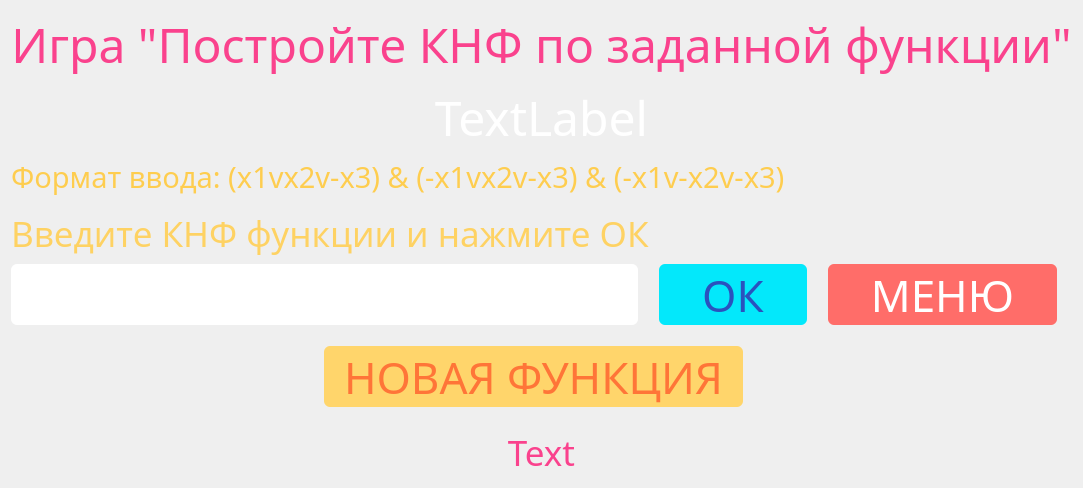
      <widget class="QWidget" name="page_7">
       <property name="styleSheet">
        <string notr="true">#page_7 {
background-color: #18011b;
color: #fff;
background-image: url(:/images/1.png)
}

#lineEdit_7input{
display: inline-block;	
	box-sizing: border-box;
	padding: 0 20px;
	margin: 0 15px 15px 0;
	outline: none;
	border: none;  
	border-radius: 6px;
	height: 40px;
	line-height: 40px;
	color: #18011b;
}

#label_7_function{
 color: #fff;
}

#label_7_ans{
	color: #fa428d
}

QPushButton {
    display: inline-block;	
	box-sizing: border-box;
	padding: 0 20px;
	margin: 0 15px 15px 0;
	outline: none;
	border: none;  
	border-radius: 6px;
	color: #2a52be;
	background-color: #03e8fb;
	cursor: pointer;
	user-select: none;
	appearance: none;
	touch-action: manipulation;
}

QPushButton:hover {
  background-color: #ffd56b;
  color: #ff7538;
}

QPushButton:pressed {
	background-color: #AAAAAA;
    color: #fff;
}

QPushButton:enabled {
	pointer-events: none;
	opacity: 0;
}

QPushButton#pushButton_backtomenu7{
  background-color: #ff6d69;
  color: #fff;
}
QPushButton#pushButton_backtomenu7:hover{
  background-color: #ff3c36;
}
QPushButton#pushButton_backtomenu7:hover:pressed {
	background-color: #AAAAAA;
    color: #fff;
}
QPushButton#pushButton{
  background-color: #fa428d;
  color: #fff;
} 
QPushButton#restart7:enabled{
   background-color: #ffd56b;
   color: #ff7538;
}
QPushButton#restart7:enabled:hover {
	background-color: #AAAAAA;
    color: #fff;
}</string>
       </property>
       <layout class="QVBoxLayout" name="verticalLayout_9">
        <item>
         <widget class="QLabel" name="label_11">
          <property name="sizePolicy">
           <sizepolicy hsizetype="Preferred" vsizetype="Maximum">
            <horstretch>0</horstretch>
            <verstretch>0</verstretch>
           </sizepolicy>
          </property>
          <property name="font">
           <font>
            <family>XDRA Heavy</family>
            <pointsize>36</pointsize>
           </font>
          </property>
          <property name="text">
           <string>&lt;html&gt;&lt;head/&gt;&lt;body&gt;&lt;p&gt;&lt;span style=&quot; color:#fa428d;&quot;&gt;Игра &amp;quot;Постройте КНФ по заданной функции&amp;quot;&lt;/span&gt;&lt;/p&gt;&lt;/body&gt;&lt;/html&gt;</string>
          </property>
          <property name="alignment">
           <set>Qt::AlignCenter</set>
          </property>
         </widget>
        </item>
        <item>
         <widget class="QLabel" name="label_7_function">
          <property name="font">
           <font>
            <family>XDRA Heavy</family>
            <pointsize>36</pointsize>
           </font>
          </property>
          <property name="text">
           <string>&lt;html&gt;&lt;head/&gt;&lt;body&gt;&lt;p&gt;&lt;span style=&quot; color:#ffffff;&quot;&gt;TextLabel&lt;/span&gt;&lt;/p&gt;&lt;/body&gt;&lt;/html&gt;</string>
          </property>
          <property name="alignment">
           <set>Qt::AlignCenter</set>
          </property>
         </widget>
        </item>
        <item>
         <widget class="QLabel" name="label_12">
          <property name="sizePolicy">
           <sizepolicy hsizetype="Preferred" vsizetype="Maximum">
            <horstretch>0</horstretch>
            <verstretch>0</verstretch>
           </sizepolicy>
          </property>
          <property name="font">
           <font>
            <family>XDRA Heavy</family>
            <pointsize>26</pointsize>
           </font>
          </property>
          <property name="text">
           <string>&lt;html&gt;&lt;head/&gt;&lt;body&gt;&lt;p&gt;&lt;span style=&quot; font-size:22pt; color:#fecd4f;&quot;&gt;Формат ввода: (x1vx2v-x3) &amp;amp; (-x1vx2v-x3) &amp;amp; (-x1v-x2v-x3)&lt;/span&gt;&lt;/p&gt;&lt;p&gt;&lt;span style=&quot; font-size:26pt; color:#fed263;&quot;&gt;Введите КНФ функции и нажмите ОК&lt;/span&gt;&lt;/p&gt;&lt;/body&gt;&lt;/html&gt;</string>
          </property>
         </widget>
        </item>
        <item>
         <layout class="QGridLayout" name="gridLayout_8">
          <item row="0" column="0">
           <widget class="QLineEdit" name="lineEdit_7input">
            <property name="sizePolicy">
             <sizepolicy hsizetype="Expanding" vsizetype="Preferred">
              <horstretch>0</horstretch>
              <verstretch>0</verstretch>
             </sizepolicy>
            </property>
            <property name="font">
             <font>
              <family>XDRA Heavy</family>
              <pointsize>24</pointsize>
             </font>
            </property>
           </widget>
          </item>
          <item row="0" column="1">
           <widget class="QPushButton" name="pushButton_start7">
            <property name="font">
             <font>
              <family>XDRA Heavy</family>
              <pointsize>33</pointsize>
             </font>
            </property>
            <property name="text">
             <string>  ОК  </string>
            </property>
           </widget>
          </item>
          <item row="0" column="2">
           <widget class="QPushButton" name="pushButton_backtomenu7">
            <property name="font">
             <font>
              <family>XDRA Heavy</family>
              <pointsize>33</pointsize>
             </font>
            </property>
            <property name="text">
             <string>  МЕНЮ  </string>
            </property>
           </widget>
          </item>
         </layout>
        </item>
        <item alignment="Qt::AlignHCenter">
         <widget class="QPushButton" name="restart7">
          <property name="sizePolicy">
           <sizepolicy hsizetype="Maximum" vsizetype="Maximum">
            <horstretch>0</horstretch>
            <verstretch>0</verstretch>
           </sizepolicy>
          </property>
          <property name="font">
           <font>
            <family>XDRA Heavy</family>
            <pointsize>33</pointsize>
           </font>
          </property>
          <property name="text">
           <string>НОВАЯ ФУНКЦИЯ</string>
          </property>
         </widget>
        </item>
        <item>
         <widget class="QLabel" name="label_7_ans">
          <property name="sizePolicy">
           <sizepolicy hsizetype="Preferred" vsizetype="Maximum">
            <horstretch>0</horstretch>
            <verstretch>0</verstretch>
           </sizepolicy>
          </property>
          <property name="font">
           <font>
            <family>XDRA Heavy</family>
            <pointsize>26</pointsize>
           </font>
          </property>
          <property name="text">
           <string>&lt;html&gt;&lt;head/&gt;&lt;body&gt;&lt;p&gt;&lt;span style=&quot; color:#fa428d;&quot;&gt;Text&lt;/span&gt;&lt;/p&gt;&lt;/body&gt;&lt;/html&gt;</string>
          </property>
          <property name="alignment">
           <set>Qt::AlignCenter</set>
          </property>
         </widget>
        </item>
       </layout>
      </widget>
